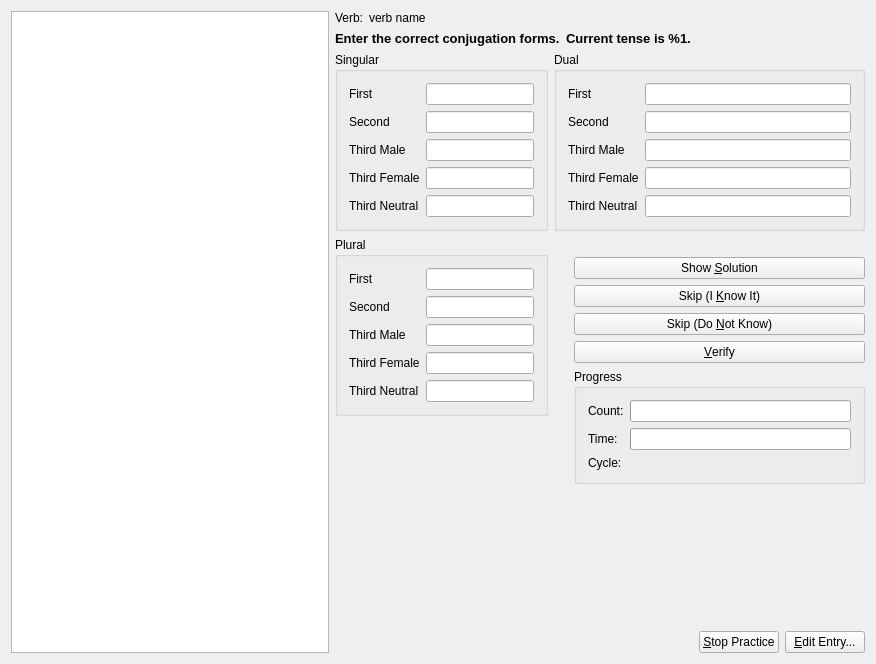
<ui version="4.0" >
 <author>Peter Hedlund &lt;peter.hedlund@kdemail.net></author>
 <class>VerbQueryDlgForm</class>
 <widget class="QWidget" name="VerbQueryDlgForm" >
  <property name="geometry" >
   <rect>
    <x>0</x>
    <y>0</y>
    <width>876</width>
    <height>664</height>
   </rect>
  </property>
  <layout class="QHBoxLayout" >
   <item>
    <widget class="QGraphicsView" name="imageGraphicsView" >
     <property name="minimumSize" >
      <size>
       <width>150</width>
       <height>150</height>
      </size>
     </property>
    </widget>
   </item>
   <item>
    <layout class="QVBoxLayout" >
     <item>
      <layout class="QHBoxLayout" >
       <property name="spacing" >
        <number>6</number>
       </property>
       <property name="leftMargin" >
        <number>0</number>
       </property>
       <property name="topMargin" >
        <number>0</number>
       </property>
       <property name="rightMargin" >
        <number>0</number>
       </property>
       <property name="bottomMargin" >
        <number>0</number>
       </property>
       <item>
        <widget class="QLabel" name="TextLabel2" >
         <property name="text" >
          <string>Verb:</string>
         </property>
        </widget>
       </item>
       <item>
        <widget class="QLabel" name="verbNameLabel" >
         <property name="sizePolicy" >
          <sizepolicy vsizetype="Minimum" hsizetype="Expanding" >
           <horstretch>0</horstretch>
           <verstretch>0</verstretch>
          </sizepolicy>
         </property>
         <property name="frameShadow" >
          <enum>QFrame::Plain</enum>
         </property>
         <property name="text" >
          <string>verb name</string>
         </property>
        </widget>
       </item>
      </layout>
     </item>
     <item>
      <layout class="QHBoxLayout" >
       <property name="spacing" >
        <number>6</number>
       </property>
       <property name="leftMargin" >
        <number>0</number>
       </property>
       <property name="topMargin" >
        <number>0</number>
       </property>
       <property name="rightMargin" >
        <number>0</number>
       </property>
       <property name="bottomMargin" >
        <number>0</number>
       </property>
       <item>
        <widget class="QLabel" name="lab1" >
         <property name="font" >
          <font>
           <family>Tahoma</family>
           <pointsize>10</pointsize>
           <weight>75</weight>
           <italic>false</italic>
           <bold>true</bold>
           <underline>false</underline>
           <strikeout>false</strikeout>
          </font>
         </property>
         <property name="text" >
          <string>Enter the correct conjugation forms.</string>
         </property>
        </widget>
       </item>
       <item>
        <widget class="QLabel" name="instructionLabel" >
         <property name="sizePolicy" >
          <sizepolicy vsizetype="Minimum" hsizetype="Expanding" >
           <horstretch>0</horstretch>
           <verstretch>0</verstretch>
          </sizepolicy>
         </property>
         <property name="font" >
          <font>
           <family>Tahoma</family>
           <pointsize>10</pointsize>
           <weight>75</weight>
           <italic>false</italic>
           <bold>true</bold>
           <underline>false</underline>
           <strikeout>false</strikeout>
          </font>
         </property>
         <property name="text" >
          <string>Current tense is %1.</string>
         </property>
        </widget>
       </item>
      </layout>
     </item>
     <item>
      <layout class="QHBoxLayout" >
       <item>
        <layout class="QVBoxLayout" >
         <item>
          <widget class="QGroupBox" name="singularGroupBox" >
           <property name="title" >
            <string>Singular</string>
           </property>
           <layout class="QGridLayout" >
            <item row="0" column="0" >
             <widget class="QLabel" name="singularFirstPersonLabel" >
              <property name="text" >
               <string>First</string>
              </property>
              <property name="buddy" >
               <cstring>singularFirstPersonLineEdit</cstring>
              </property>
             </widget>
            </item>
            <item row="0" column="1" >
             <widget class="QLineEdit" name="singularFirstPersonLineEdit" />
            </item>
            <item row="1" column="0" >
             <widget class="QLabel" name="singularSecondPersonLabel" >
              <property name="text" >
               <string>Second</string>
              </property>
              <property name="buddy" >
               <cstring>singularSecondPersonLineEdit</cstring>
              </property>
             </widget>
            </item>
            <item row="1" column="1" >
             <widget class="QLineEdit" name="singularSecondPersonLineEdit" />
            </item>
            <item row="2" column="0" >
             <widget class="QLabel" name="singularThirdMalePersonLabel" >
              <property name="text" >
               <string>Third Male</string>
              </property>
              <property name="buddy" >
               <cstring>singularThirdMalePersonLineEdit</cstring>
              </property>
             </widget>
            </item>
            <item row="2" column="1" >
             <widget class="QLineEdit" name="singularThirdMalePersonLineEdit" />
            </item>
            <item row="3" column="0" >
             <widget class="QLabel" name="singularThirdFemalePersonLabel" >
              <property name="text" >
               <string>Third Female</string>
              </property>
              <property name="buddy" >
               <cstring>singularThirdFemalePersonLineEdit</cstring>
              </property>
             </widget>
            </item>
            <item row="3" column="1" >
             <widget class="QLineEdit" name="singularThirdFemalePersonLineEdit" />
            </item>
            <item row="4" column="0" >
             <widget class="QLabel" name="singularThirdNeutralPersonLabel" >
              <property name="text" >
               <string>Third Neutral</string>
              </property>
              <property name="buddy" >
               <cstring>singularThirdNeutralPersonLineEdit</cstring>
              </property>
             </widget>
            </item>
            <item row="4" column="1" >
             <widget class="QLineEdit" name="singularThirdNeutralPersonLineEdit" />
            </item>
           </layout>
          </widget>
         </item>
         <item>
          <widget class="QGroupBox" name="pluralGroupBox" >
           <property name="title" >
            <string>Plural</string>
           </property>
           <layout class="QGridLayout" >
            <item row="0" column="0" >
             <widget class="QLabel" name="pluralFirstPersonLabel" >
              <property name="text" >
               <string>First</string>
              </property>
              <property name="buddy" >
               <cstring>pluralFirstPersonLineEdit</cstring>
              </property>
             </widget>
            </item>
            <item row="0" column="1" >
             <widget class="QLineEdit" name="pluralFirstPersonLineEdit" />
            </item>
            <item row="1" column="0" >
             <widget class="QLabel" name="pluralSecondPersonLabel" >
              <property name="text" >
               <string>Second</string>
              </property>
              <property name="buddy" >
               <cstring>pluralSecondPersonLineEdit</cstring>
              </property>
             </widget>
            </item>
            <item row="1" column="1" >
             <widget class="QLineEdit" name="pluralSecondPersonLineEdit" />
            </item>
            <item row="2" column="0" >
             <widget class="QLabel" name="pluralThirdMalePersonLabel" >
              <property name="text" >
               <string>Third Male</string>
              </property>
              <property name="buddy" >
               <cstring>pluralThirdMalePersonLineEdit</cstring>
              </property>
             </widget>
            </item>
            <item row="2" column="1" >
             <widget class="QLineEdit" name="pluralThirdMalePersonLineEdit" />
            </item>
            <item row="3" column="0" >
             <widget class="QLabel" name="pluralThirdFemalePersonLabel" >
              <property name="text" >
               <string>Third Female</string>
              </property>
              <property name="buddy" >
               <cstring>pluralThirdFemalePersonLineEdit</cstring>
              </property>
             </widget>
            </item>
            <item row="3" column="1" >
             <widget class="QLineEdit" name="pluralThirdFemalePersonLineEdit" />
            </item>
            <item row="4" column="0" >
             <widget class="QLabel" name="pluralThirdNeutralPersonLabel" >
              <property name="text" >
               <string>Third Neutral</string>
              </property>
              <property name="buddy" >
               <cstring>pluralThirdNeutralPersonLineEdit</cstring>
              </property>
             </widget>
            </item>
            <item row="4" column="1" >
             <widget class="QLineEdit" name="pluralThirdNeutralPersonLineEdit" />
            </item>
           </layout>
          </widget>
         </item>
         <item>
          <spacer>
           <property name="orientation" >
            <enum>Qt::Vertical</enum>
           </property>
           <property name="sizeHint" >
            <size>
             <width>20</width>
             <height>0</height>
            </size>
           </property>
          </spacer>
         </item>
        </layout>
       </item>
       <item>
        <layout class="QVBoxLayout" >
         <item>
          <widget class="QGroupBox" name="dualGroupBox" >
           <property name="title" >
            <string>Dual</string>
           </property>
           <layout class="QGridLayout" >
            <item row="0" column="0" >
             <widget class="QLabel" name="dualFirstPersonLabel" >
              <property name="text" >
               <string>First</string>
              </property>
              <property name="buddy" >
               <cstring>dualFirstPersonLineEdit</cstring>
              </property>
             </widget>
            </item>
            <item row="0" column="1" >
             <widget class="QLineEdit" name="dualFirstPersonLineEdit" />
            </item>
            <item row="1" column="0" >
             <widget class="QLabel" name="dualSecondPersonLabel" >
              <property name="text" >
               <string>Second</string>
              </property>
              <property name="buddy" >
               <cstring>dualSecondPersonLineEdit</cstring>
              </property>
             </widget>
            </item>
            <item row="1" column="1" >
             <widget class="QLineEdit" name="dualSecondPersonLineEdit" />
            </item>
            <item row="2" column="0" >
             <widget class="QLabel" name="dualThirdMalePersonLabel" >
              <property name="text" >
               <string>Third Male</string>
              </property>
              <property name="buddy" >
               <cstring>dualThirdMalePersonLineEdit</cstring>
              </property>
             </widget>
            </item>
            <item row="2" column="1" >
             <widget class="QLineEdit" name="dualThirdMalePersonLineEdit" />
            </item>
            <item row="3" column="0" >
             <widget class="QLabel" name="dualThirdFemalePersonLabel" >
              <property name="text" >
               <string>Third Female</string>
              </property>
              <property name="buddy" >
               <cstring>dualThirdFemalePersonLineEdit</cstring>
              </property>
             </widget>
            </item>
            <item row="3" column="1" >
             <widget class="QLineEdit" name="dualThirdFemalePersonLineEdit" />
            </item>
            <item row="4" column="0" >
             <widget class="QLabel" name="dualThirdNeutralPersonLabel" >
              <property name="text" >
               <string>Third Neutral</string>
              </property>
              <property name="buddy" >
               <cstring>dualThirdNeutralPersonLineEdit</cstring>
              </property>
             </widget>
            </item>
            <item row="4" column="1" >
             <widget class="QLineEdit" name="dualThirdNeutralPersonLineEdit" />
            </item>
           </layout>
          </widget>
         </item>
         <item>
          <widget class="QLabel" name="tenseLabel" >
           <property name="text" >
            <string/>
           </property>
          </widget>
         </item>
         <item>
          <layout class="QHBoxLayout" >
           <item>
            <spacer>
             <property name="orientation" >
              <enum>Qt::Horizontal</enum>
             </property>
             <property name="sizeType" >
              <enum>QSizePolicy::Fixed</enum>
             </property>
             <property name="sizeHint" >
              <size>
               <width>20</width>
               <height>30</height>
              </size>
             </property>
            </spacer>
           </item>
           <item>
            <layout class="QVBoxLayout" >
             <item>
              <layout class="QVBoxLayout" >
               <item>
                <widget class="QPushButton" name="show_all" >
                 <property name="sizePolicy" >
                  <sizepolicy vsizetype="Minimum" hsizetype="Minimum" >
                   <horstretch>0</horstretch>
                   <verstretch>0</verstretch>
                  </sizepolicy>
                 </property>
                 <property name="text" >
                  <string>Show &amp;Solution</string>
                 </property>
                </widget>
               </item>
               <item>
                <widget class="QPushButton" name="know_it" >
                 <property name="sizePolicy" >
                  <sizepolicy vsizetype="Minimum" hsizetype="Minimum" >
                   <horstretch>0</horstretch>
                   <verstretch>0</verstretch>
                  </sizepolicy>
                 </property>
                 <property name="text" >
                  <string>Skip (I &amp;Know It)</string>
                 </property>
                </widget>
               </item>
               <item>
                <widget class="QPushButton" name="dont_know" >
                 <property name="sizePolicy" >
                  <sizepolicy vsizetype="Minimum" hsizetype="Minimum" >
                   <horstretch>0</horstretch>
                   <verstretch>0</verstretch>
                  </sizepolicy>
                 </property>
                 <property name="text" >
                  <string>Skip (Do &amp;Not Know)</string>
                 </property>
                </widget>
               </item>
               <item>
                <widget class="QPushButton" name="verify" >
                 <property name="sizePolicy" >
                  <sizepolicy vsizetype="Minimum" hsizetype="Minimum" >
                   <horstretch>0</horstretch>
                   <verstretch>0</verstretch>
                  </sizepolicy>
                 </property>
                 <property name="text" >
                  <string>&amp;Verify</string>
                 </property>
                </widget>
               </item>
              </layout>
             </item>
             <item>
              <widget class="QGroupBox" name="progressgroup" >
               <property name="sizePolicy" >
                <sizepolicy vsizetype="Minimum" hsizetype="Minimum" >
                 <horstretch>0</horstretch>
                 <verstretch>0</verstretch>
                </sizepolicy>
               </property>
               <property name="title" >
                <string>Progress</string>
               </property>
               <layout class="QGridLayout" >
                <property name="leftMargin" >
                 <number>11</number>
                </property>
                <property name="topMargin" >
                 <number>11</number>
                </property>
                <property name="rightMargin" >
                 <number>11</number>
                </property>
                <property name="bottomMargin" >
                 <number>11</number>
                </property>
                <property name="horizontalSpacing" >
                 <number>6</number>
                </property>
                <property name="verticalSpacing" >
                 <number>6</number>
                </property>
                <item row="0" column="1" >
                 <widget class="QProgressBar" name="countbar" />
                </item>
                <item row="1" column="1" >
                 <widget class="QProgressBar" name="timebar" />
                </item>
                <item row="0" column="0" >
                 <widget class="QLabel" name="countlabel" >
                  <property name="sizePolicy" >
                   <sizepolicy vsizetype="Preferred" hsizetype="Preferred" >
                    <horstretch>0</horstretch>
                    <verstretch>0</verstretch>
                   </sizepolicy>
                  </property>
                  <property name="text" >
                   <string>Count:</string>
                  </property>
                 </widget>
                </item>
                <item row="1" column="0" >
                 <widget class="QLabel" name="timelabel" >
                  <property name="sizePolicy" >
                   <sizepolicy vsizetype="Preferred" hsizetype="Preferred" >
                    <horstretch>0</horstretch>
                    <verstretch>0</verstretch>
                   </sizepolicy>
                  </property>
                  <property name="text" >
                   <string>Time:</string>
                  </property>
                 </widget>
                </item>
                <item row="2" column="0" >
                 <widget class="QLabel" name="Cyclelabel" >
                  <property name="frameShape" >
                   <enum>QFrame::NoFrame</enum>
                  </property>
                  <property name="text" >
                   <string>Cycle:</string>
                  </property>
                 </widget>
                </item>
                <item row="2" column="1" >
                 <widget class="QLabel" name="progCount" >
                  <property name="sizePolicy" >
                   <sizepolicy vsizetype="Minimum" hsizetype="Preferred" >
                    <horstretch>0</horstretch>
                    <verstretch>0</verstretch>
                   </sizepolicy>
                  </property>
                 </widget>
                </item>
               </layout>
              </widget>
             </item>
             <item>
              <spacer>
               <property name="orientation" >
                <enum>Qt::Vertical</enum>
               </property>
               <property name="sizeHint" >
                <size>
                 <width>291</width>
                 <height>0</height>
                </size>
               </property>
              </spacer>
             </item>
            </layout>
           </item>
          </layout>
         </item>
        </layout>
       </item>
      </layout>
     </item>
     <item>
      <layout class="QHBoxLayout" >
       <item>
        <spacer>
         <property name="orientation" >
          <enum>Qt::Horizontal</enum>
         </property>
         <property name="sizeHint" >
          <size>
           <width>40</width>
           <height>20</height>
          </size>
         </property>
        </spacer>
       </item>
       <item>
        <widget class="QPushButton" name="stopPracticeButton" >
         <property name="text" >
          <string>&amp;Stop Practice</string>
         </property>
        </widget>
       </item>
       <item>
        <widget class="QPushButton" name="editEntryButton" >
         <property name="text" >
          <string>&amp;Edit Entry...</string>
         </property>
        </widget>
       </item>
      </layout>
     </item>
    </layout>
   </item>
  </layout>
 </widget>
 <layoutdefault spacing="6" margin="11" />
 <tabstops>
  <tabstop>show_all</tabstop>
  <tabstop>verify</tabstop>
  <tabstop>know_it</tabstop>
  <tabstop>dont_know</tabstop>
 </tabstops>
 <resources/>
 <connections/>
</ui>
